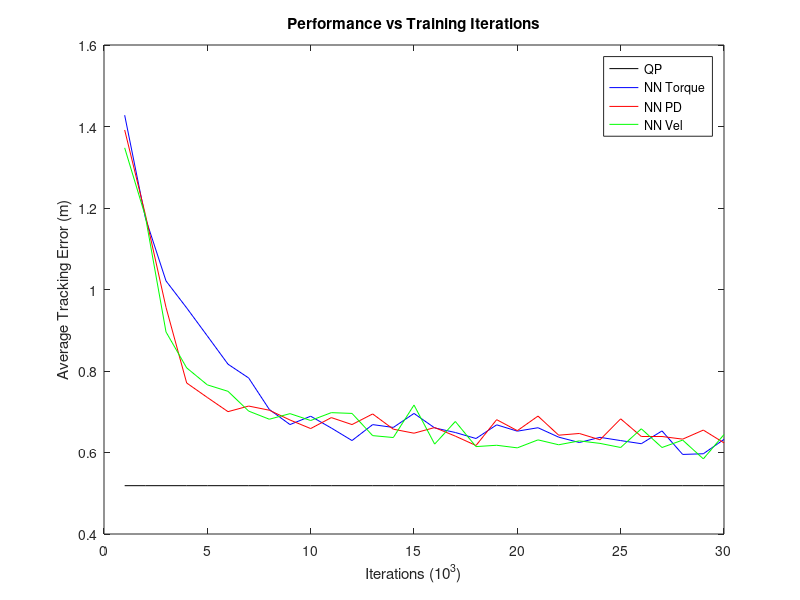

MATLAB code for this plot:
qp_data = load('qp_eval.txt');
nn_torque_data = load('nn_torque_eval.txt');
nn_pd_data = load('nn_pd_eval.txt');
nn_vel_data = load('nn_vel_eval.txt');

n = length(nn_torque_data);
n = min(n, length(nn_pd_data));
n = min(n, length(nn_vel_data));

qp_plot_vals = ones(n, 1);
qp_plot_vals = qp_plot_vals .* qp_data(1);

plot(qp_plot_vals, 'k-');
hold on;
plot(nn_torque_data(1:n), 'b-');
plot(nn_pd_data(1:n), 'r-');
plot(nn_vel_data(1:n), 'g-');
hold off;

xlabel('Iterations (10^3)');
ylabel('Average Tracking Error (m)');
title('Performance vs Training Iterations');

legend('QP', 'NN Torque', 'NN PD', 'NN Vel');